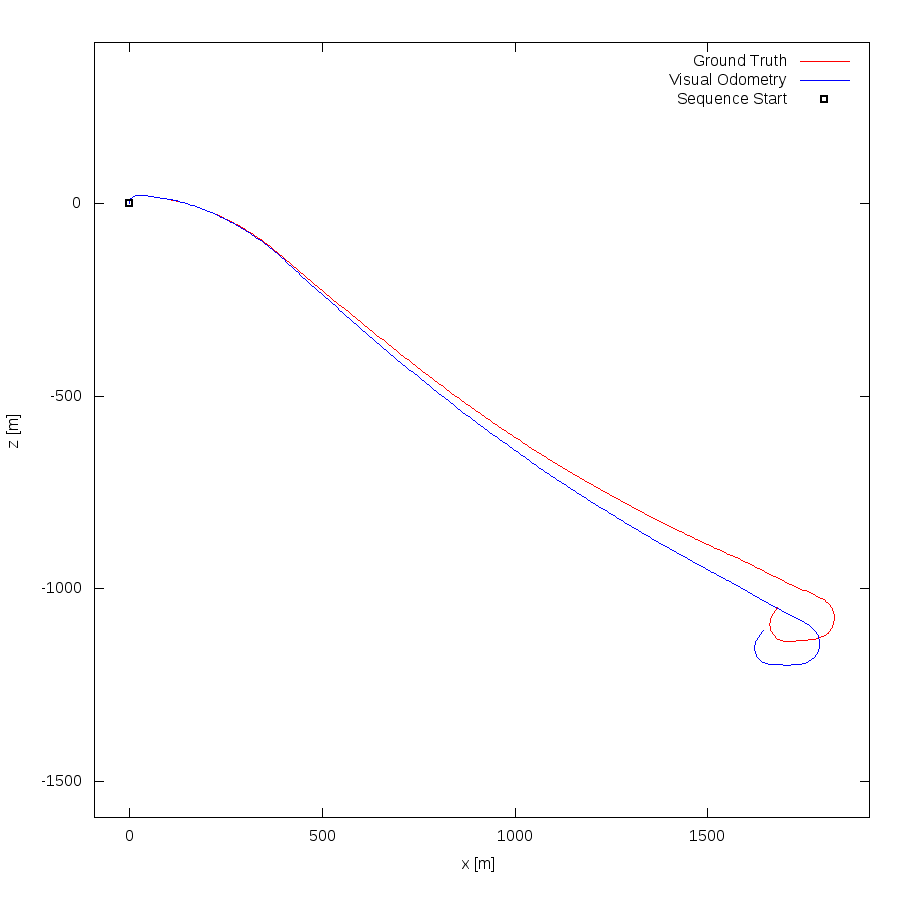

Reproduce this figure in gnuplot.
set term png size 900,900
set output "01.png"
set size ratio -1
set xrange [-91:1919]
set yrange [-1593:417]
set xlabel "x [m]"
set ylabel "z [m]"
plot "01.txt" using 1:2 lc rgb "#FF0000" title 'Ground Truth' w lines,"01.txt" using 3:4 lc rgb "#0000FF" title 'Visual Odometry' w lines,"< head -1 01.txt" using 1:2 lc rgb "#000000" pt 4 ps 1 lw 2 title 'Sequence Start' w points
